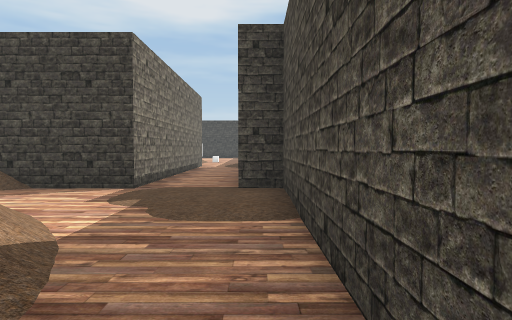
view 1 (above)

24 first-person views from a walk through a Unity game level. The camera is 1.5 m above the floor, tilts 2° down and sees 75° across. The floor is counted in squares, 2 m on a side. Each view is taken from the middle of a square. On the plan, view 1 faces up. The plan holds only what a view shows up to about 11 squares ahead; the rest is blank. The player is left out. Some surface patterns are stand-ins.

view 2
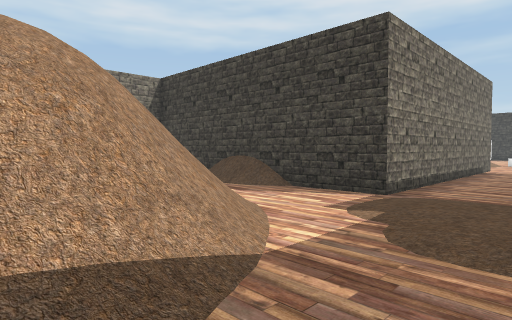

view 3
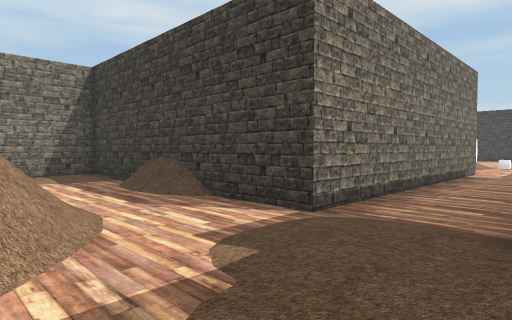

view 4
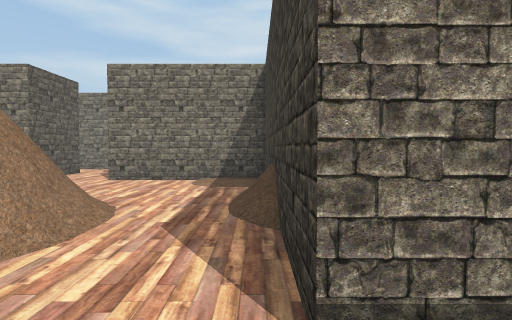

view 5
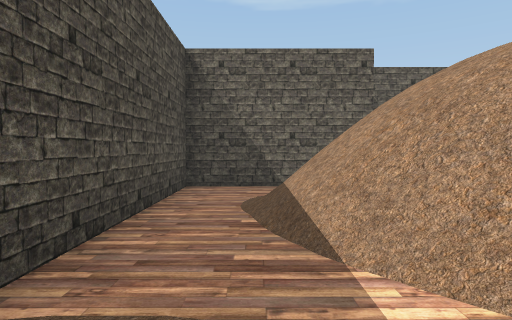

view 6
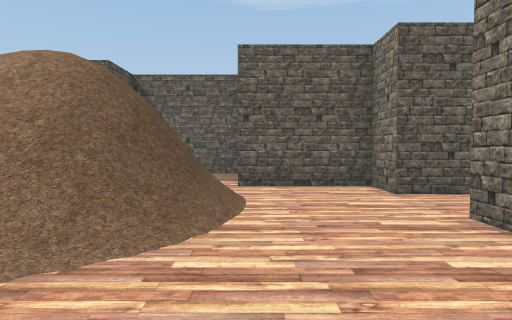

view 7
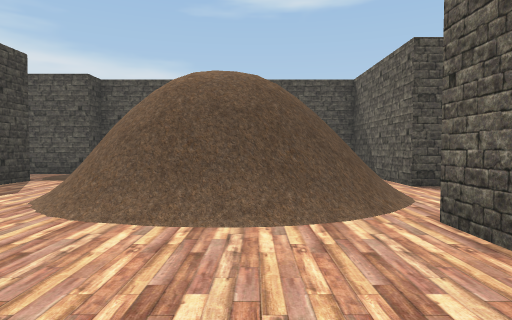

view 8
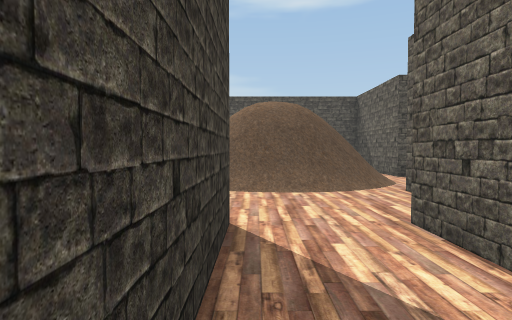

view 9
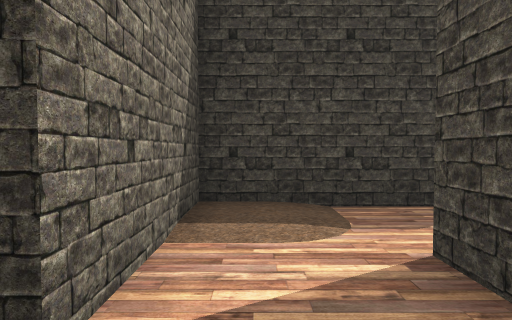

view 10
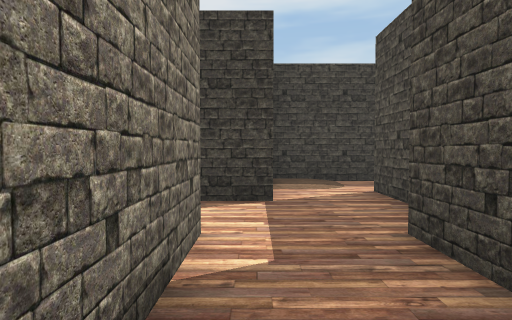

view 11
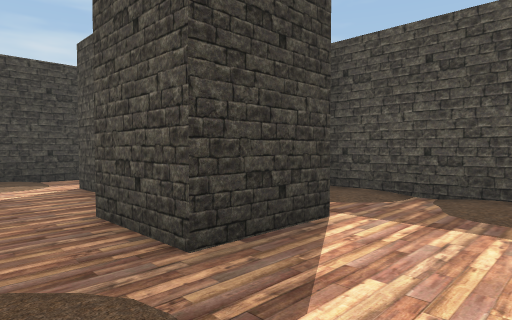

view 12
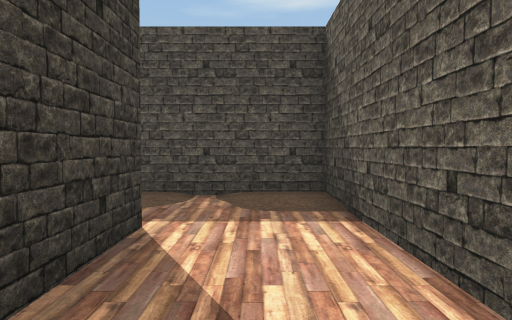

view 13
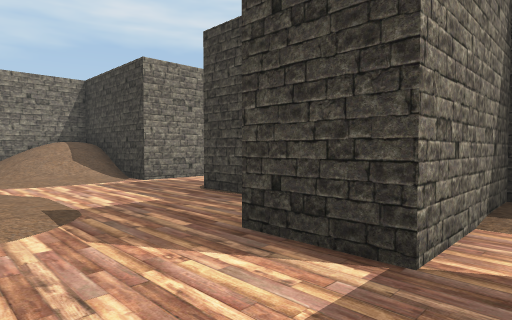

view 14
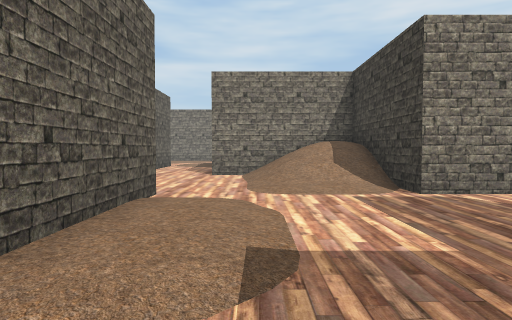

view 15
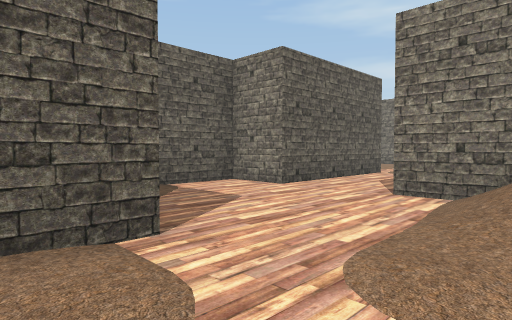

view 16
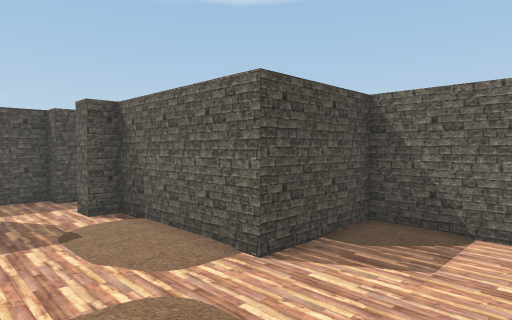

view 17
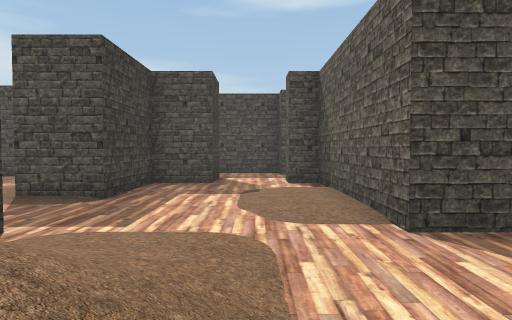

view 18
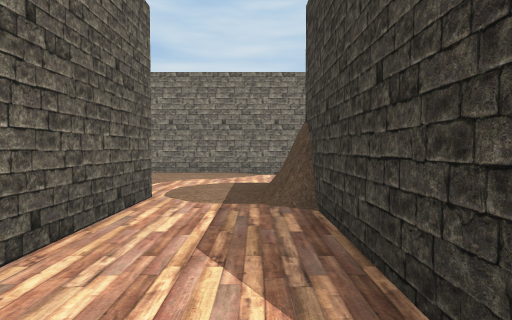

view 19
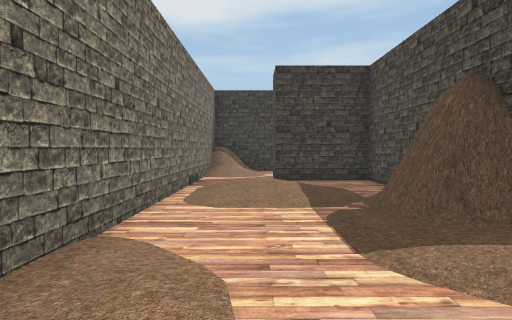

view 20
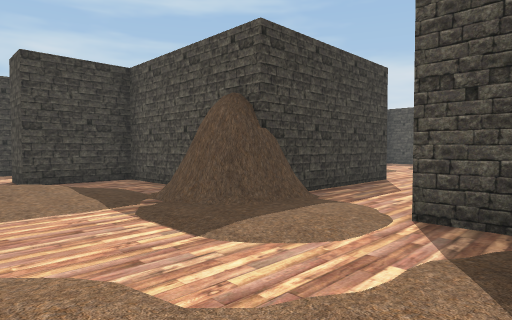

view 21
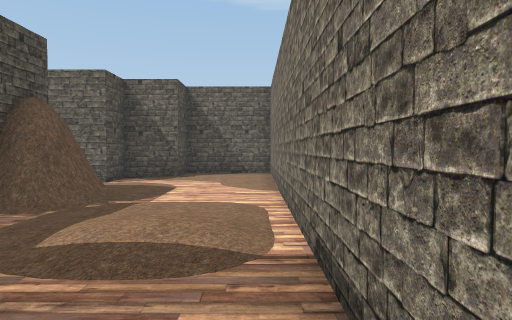

view 22
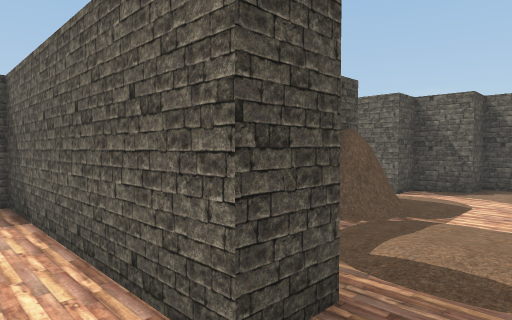

view 23
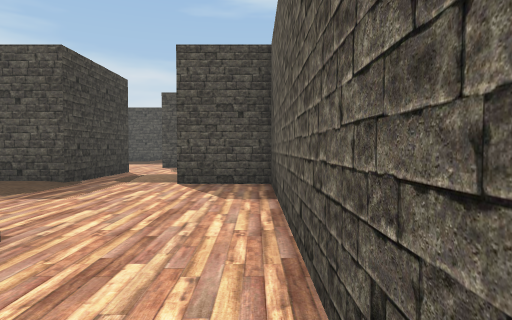

view 24
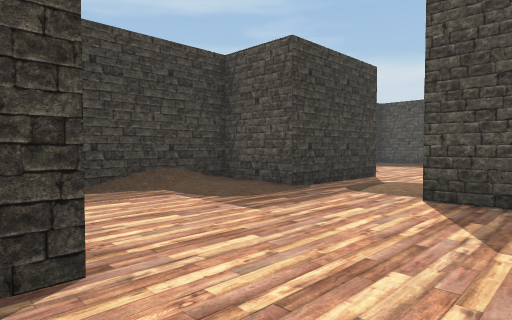

### Floor plan
Key: @ floor where view 1 was taken; # wall or solid block; . main floor; : floor 0.25 m higher than the main floor; + floor 2 m higher than the main floor; / step, stairs or slope; = window, fence, low wall or low ledge; O other object.
Columns run from 34 left of view 1 to 1 right of it. Each row starts with its distance up from view 1.
 15                                O.
 14                                #.
 13                                #..
 12                                #..
 11                                #..
 10                                #..
  9        ####                    #..
  8        ..:#    ..              #..#
  7       ....####...       ########..#
  6       ..........#   .#  #:.///....##
  5    ###.......       .   #.........:#
  4 #//.......#             #....///...#
  3 #//.......#         #####...##/=/..#
  2 #..########  #..#   #:......#///#/.#
  1 #....#   #####..#####.......#/////.#
  0 #/:/.#   #+///.....##..##...==/ //@#
 -1 #//:.#   #///..........######=== ..#
 -2 #...##   #///..........#  #  .######
 -3 #...######.....:::.#..##  # ####
 -4 #...:/........######..##..#
 -5 #.............#    #......#
 -6 #:...#####....#     :.....#
 -7 #:::##   #...:#     : ....#
 -8 #####    ######       #####

Positions as (right, up) in squares from view 1, and headings:
1: (0, 0), facing up
2: (0, 1), facing up-left
3: (0, 3), facing up-left
4: (-1, 6), facing left
5: (-1, 5), facing down
6: (-7, 6), facing down
7: (-10, 1), facing right
8: (-13, 2), facing right
9: (-13, -2), facing up
10: (-14, -6), facing up
11: (-14, -7), facing up-right
12: (-14, -6), facing right
13: (-13, -3), facing up-left
14: (-15, -2), facing left
15: (-19, -1), facing down-left
16: (-24, 0), facing down-right
17: (-24, -2), facing right
18: (-24, -4), facing left
19: (-32, -7), facing up
20: (-33, -7), facing up-right
21: (-33, 3), facing down
22: (-33, 4), facing down-right
23: (-31, 3), facing right
24: (-29, 3), facing up-right
